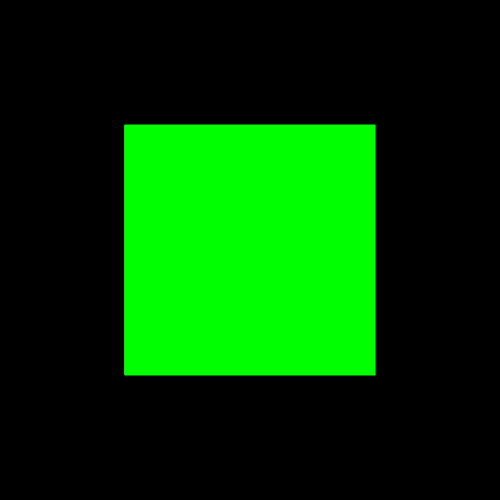
Frame 1 (no input)
Frame 60 (no input): identical to frame 1, image omitted
Frame 120 (the mouse pressed at the canvas centre since frame 60): identical to frame 1, image omitted

The p5.js sketch that drew this single still picture (run headless with seeded random() and noise() and a simulated clock; from frame 60 on, the mouse is pressed at the canvas centre):

// p5.js sketch
// ── sketch.js
//This is a simple template for you to experiment with

//This is a comment  ... the two slashes at the start mean that the computer ignores it

//You can look up more commands here ... https://p5js.org/reference/

function setup()
{
    //this function runs once at the start of your program
    
    //this command creates a drawing area in the browser - it should only be called once
    createCanvas(500,500);
}

function draw()
{
    
    //this command clears the background to black (try changing the numbers)
    background(0,0,0);
    
    //change the fill color
    fill(0,255,0);
    
    //change the outline color
    stroke(0,255,0);
    
    //this command draws a rectangle with the outline and fill colors that we just set
    rect(125,125,250,250);
    
}
